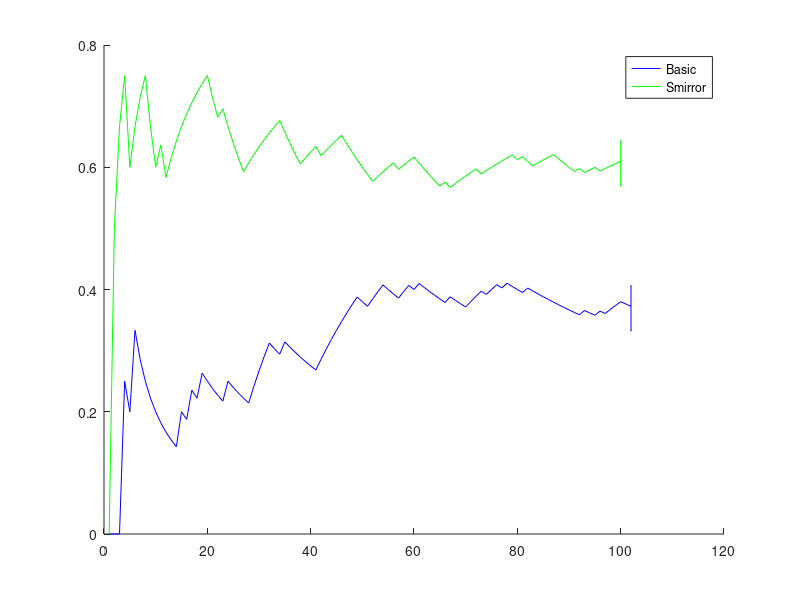

MATLAB code for this plot:
data_basic = [0
0
0
1
0
1
0
0
0
0
0
0
0
0
1
0
1
0
1
0
0
0
0
1
0
0
0
0
1
1
1
1
0
0
1
0
0
0
0
0
0
1
1
1
1
1
1
1
1
0
0
1
1
1
0
0
0
1
1


0
1
0
0
0
0
0
1
0
0
0
1
1
1
0
1
1
0
1
0
0
0
1
0
0
0
0
0
0
0
0
0
0
1
0
0
1
0
1
1
1
0
0




]; 


data_smirror = [0
1
1
1
0
1
1
1
0
0
1
0
1
1
1
1
1
1
1
1
0
0
1
0
0
0
0
1
1
1
1
1
1
1
0
0
0
0
1


1
1
0
1
1
1
1
0
0
0
0
0
0
1
1
1
1
0
1
1
1
0
0
0
0
0
1
0
1
1
1
1
1
0
1
1
1
1
1
1
0
1
0
0
1
1
1
1
0
0
0
0
1
0
1
1
0
1
1
1
1

];


success_basic = cumsum(data_basic);
success_smirror = cumsum(data_smirror);

figure;hold on;
plot(success_basic'./(1:length(data_basic)), 'b');
plot(success_smirror'./(1:length(data_smirror)), 'g');

% 95% invertal of confidence
[phat,pci] = binofit(sum(data_basic),length(data_basic));
pci2(1) = phat - sqrt(phat*(1-phat)/length(data_basic))*normcdf(1-0.05/2);
pci2(2) = phat + sqrt(phat*(1-phat)/length(data_basic))*normcdf(1-0.95/2);
%errorbar(length(data_basic),phat,phat-pci(1),pci(2)-phat, 'b');
errorbar(length(data_basic),phat,phat-pci2(1),pci2(2)-phat, 'b')
[phat,pci] = binofit(sum(data_smirror),length(data_smirror));
pci2(1) = phat - sqrt(phat*(1-phat)/length(data_smirror))*normcdf(1-0.05/2);
pci2(2) = phat + sqrt(phat*(1-phat)/length(data_smirror))*normcdf(1-0.95/2);
% errorbar(length(data_smirror),phat,phat-pci(1),pci(2)-phat, 'g')
errorbar(length(data_smirror),phat,phat-pci2(1),pci2(2)-phat, 'g')
legend('Basic', 'Smirror')
